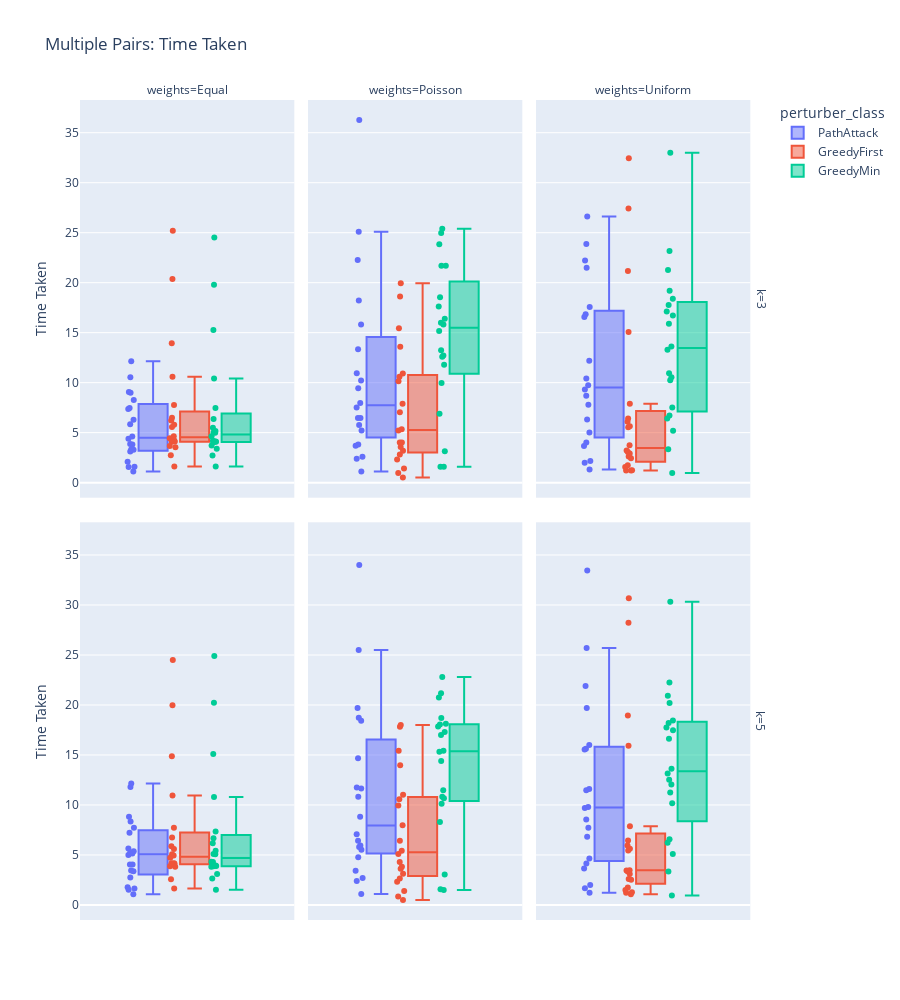
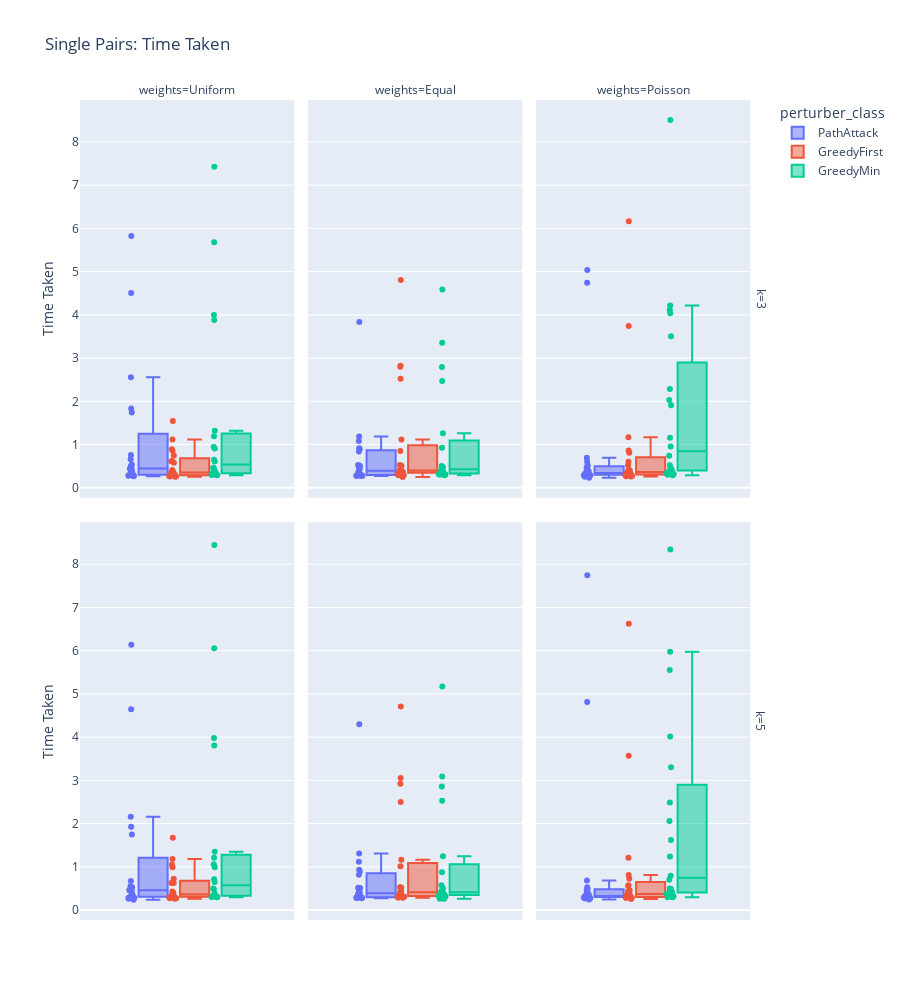
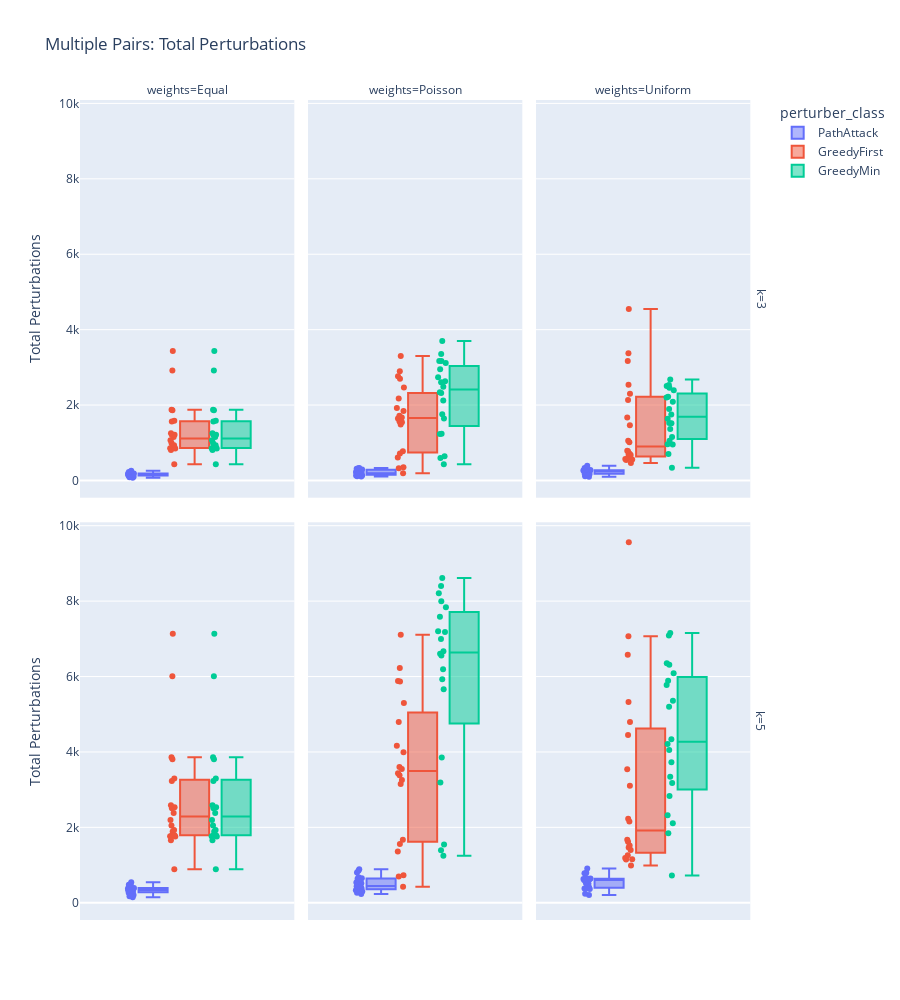
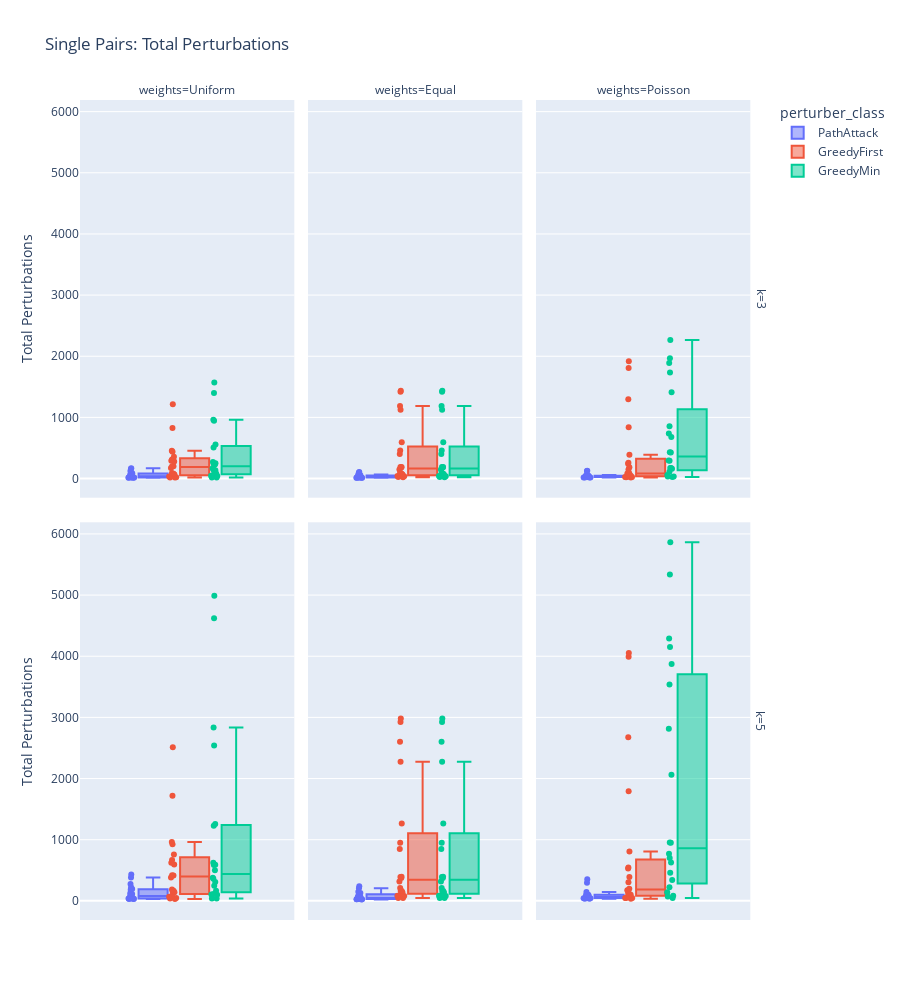

Source (notebook cell) for these figures, in order:
### Code cell
## TODO: Instances where the LP is infeasible or runs out of iterations should be removed from the data

for y_val in ["Time Taken", "Total Perturbations", "Number of Paths"]:
    for experiment_type in a["experiment_type"].unique():
        if a.empty: continue
        fig = px.box(a[a["experiment_type"] == experiment_type], 
                    title=f"{experiment_type}: {y_val}",
                    # x="nodes", 
                    y=y_val, 
                    boxmode="group", 
                    color="perturber_class", 
                    facet_col="weights", 
                    facet_row="k",  
                    height=1000,
                    hover_data=data_cols,
                    category_orders={"Status": ["Success"]+[s for s in df["Status"].unique() if s != "Success"],
                                    "Success": [True, False]},
                    points="all",
                    # boxpoints=False,
                    )
        fig.update_xaxes(visible=False, matches=None)
        # fig.update_yaxes(range=[-1,13])
        # fig.update_traces(boxmean=True) 
        # fig.update_xaxes(visible=True)
        fig.show()
